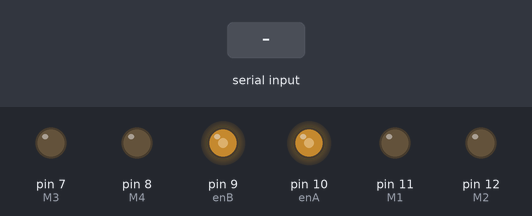
This sketch was run on a simulated Arduino Uno, built with avr-gcc and run on an emulated ATmega328P. On the bench: output pins drawn as LEDs (lit = HIGH). The inputs (shaded band) are chosen by the test bench.

Above: at 1.2 s.
1.3 s: "E" received over Serial
At 2.3 s:
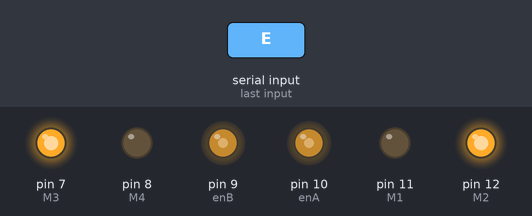
2.8 s: "F" received over Serial
At 3.5 s:
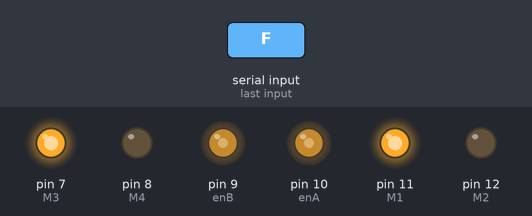
4.3 s: "G" received over Serial
At 4.8 s:
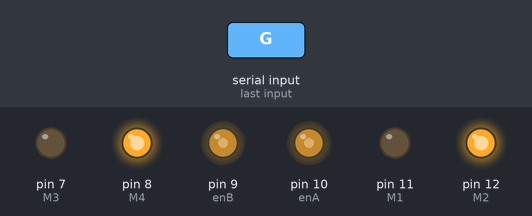
5.8 s: "H" received over Serial
At 6.8 s:
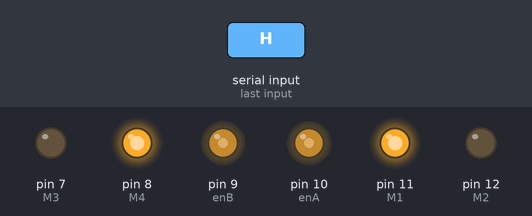
7.3 s: "0" received over Serial
At 8.1 s:
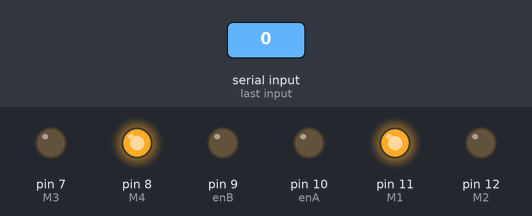
8.8 s: "1" received over Serial
At 9.3 s:
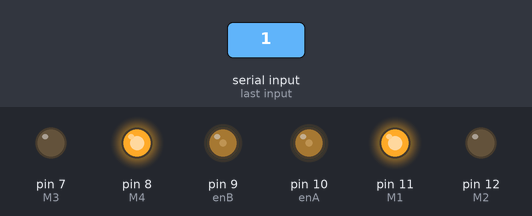
Timing chart, 0 to 11.3 s (numbered marks = the images above; inputs shaded):
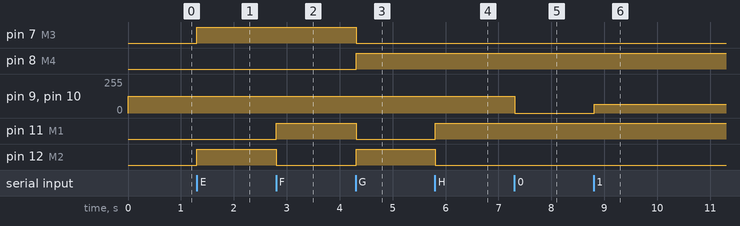

The sketch:

bluetoothcar.ino
```cpp
#define trigPin 6
#define echoPin 5
#define M2 12
#define enA 10
#define M1 11
#define enB 9
#define M4 8
#define M3 7
//Servo servo;
//volatile long dis;
bool OD;
unsigned long currentTime,previousTime,delayTime=100;
long dist()
{
  digitalWrite(trigPin, LOW);
  delayMicroseconds(2);

  digitalWrite(trigPin, HIGH);
  delayMicroseconds(10);
  digitalWrite(trigPin, LOW);

  long duration = pulseIn(echoPin, HIGH);

  // Calculate the distance in centimeters
  long distance = (duration / 2) / 29.1;

  if (distance >= 2 && distance <= 400)
  {
//    Serial.print("Distance: ");
  //  Serial.print(distance);
   // Serial.println(" cm");
    return distance;
  }
  else
  {
    //Serial.println("Out of range");
    return -1;
  }
}
void front1()
{
    digitalWrite(M1,LOW);
    digitalWrite(M2,HIGH);
  }
  void front2()
  {
    digitalWrite(M3,HIGH);
    digitalWrite(M4,LOW);
  }
void back1()
{

    digitalWrite(M1,HIGH);
    digitalWrite(M2,LOW);
}
void back2()
  {
     digitalWrite(M3,LOW);
     digitalWrite(M4,HIGH);
  }
void right()
{
  front1();
  back2();
}
void left()
{
  front2();
  back1();
}
void off()
{
  digitalWrite(M1,LOW);
  digitalWrite(M2,LOW);
  digitalWrite(M3,LOW);
  digitalWrite(M4,LOW);
}
void forward()
{
  front1();
  front2();
}
void backward()
{
  back1();
  back2();
}
void speed(int x)
{
  analogWrite(enA,x);
  analogWrite(enB,x);
}
void setup()
{
  // put your setup code here, to run once:
  pinMode(M1,OUTPUT);
  pinMode(M2,OUTPUT);
  pinMode(M3,OUTPUT);
  pinMode(M4,OUTPUT);
  pinMode(enA,OUTPUT);
  pinMode(enB,OUTPUT);
  pinMode(trigPin,OUTPUT);
  pinMode(echoPin,INPUT);
  //servo.attach(SP);
  //servo.write(90);
  Serial.begin(9600);
  speed(127);

}

void loop() {
  // put your main code here, to run repeatedly:
  if(currentTime-previousTime>=delayTime)
  {
    if(dist()<=5&&dist()!=-1)
    {
    OD=true;
     Serial.println("Object detected");
    off();
    }
    else
    {
          Serial.print("Distance ");
         Serial.println(dist());
    }
    OD=false;
    previousTime=currentTime;
  }
  if(Serial.available())
  {
    char data=Serial.read();
    if(!OD)
    {
    if(data=='E')
    {
        forward();
    }
    else if(data=='F')
    {
      left();
    }
    else if(data=='G')
    {
      right();
    }
    else if(data=='H')
    {
      backward();
    }
    else if(data=='0')
    {
      speed(0);
    }
    else if(data=='1')
    {
      speed(64);
    }
    else if(data=='2')
    {
      speed(128);
    }
    else if(data=='3')
    {
      speed(200);
    }
    else if(data=='4')
    {
      speed(255);
    }
    else if(data=='Z')
    {
      off();
    }
  }
  }
delay(10);
}
```

Measured:
- after the input at 1.3 s, pin 7 (M3), pin 12 (M2): LOW → HIGH at once
- after the input at 2.8 s, pin 11 (M1): LOW → HIGH at once; pin 12 (M2): HIGH → LOW at once
- after the input at 4.3 s, pin 7 (M3), pin 11 (M1): HIGH → LOW at once; pin 8 (M4), pin 12 (M2): LOW → HIGH at once
- after the input at 5.8 s, pin 11 (M1): LOW → HIGH at once; pin 12 (M2): HIGH → LOW at once
- after the input at 7.3 s, pin 9 (enB), pin 10 (enA): 127/255 → 0/255 at once
- after the input at 8.8 s, pin 9 (enB), pin 10 (enA): 0/255 → 64/255 at once
